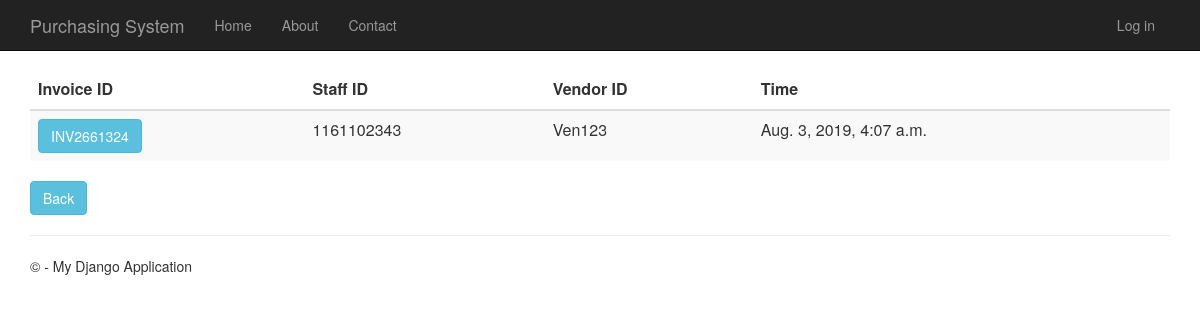
The page /invoicehistory on the database as committed earlier.
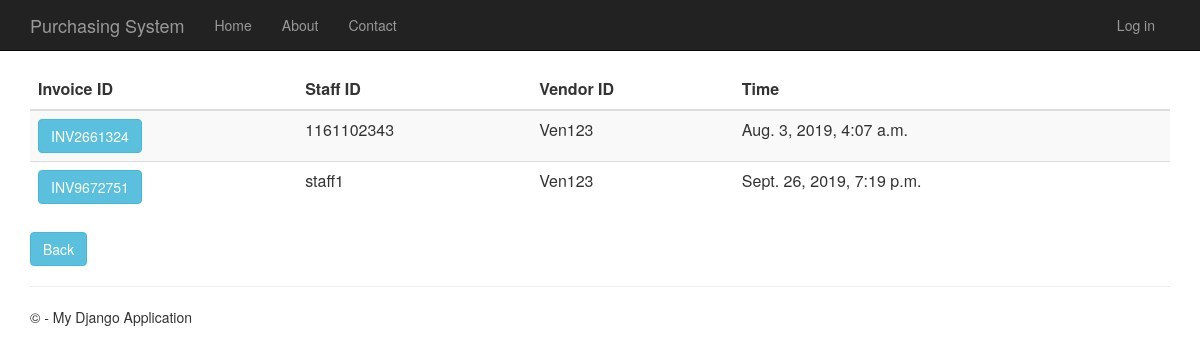
The same page on the database as committed later.
### Invoice/models.py (models this page shows)
class Invoice(models.Model):
    invoice_id = models.CharField(primary_key= True, max_length=10)
    time_created = models.DateTimeField()
    description = models.CharField(max_length=100)
    total_price = models.DecimalField(max_digits=10, decimal_places=2, default=Decimal('0.00'))
    invoice_status = models.CharField(max_length=20)
    purchase_order_id =models.OneToOneField(PurchaseOrder,on_delete = models.CASCADE)
    person_id = models.ForeignKey(Person,on_delete= models.CASCADE)
    vendor_id = models.ForeignKey(Vendor,on_delete = models.CASCADE)

### app/models.py (models this page shows, shortened)
class Person(models.Model):
    user_id = models.OneToOneField(User)
    person_id = models.CharField(primary_key=True, max_length=10)
    person_name = models.TextField()
    person_address = models.TextField()
    person_phone_number = models.TextField()
    person_role = models.TextField(default = 'MANAGER')

class Vendor(models.Model):
    vendor_id = models.CharField(primary_key=True, max_length=10)
    vendor_name = models.TextField()
    vendor_phone_number = models.TextField()
    vendor_address = models.TextField()
    vendor_email = models.TextField()
    def __str__(self):
        return str(self.vendor_id)

### Invoice/views.py (the view)
# urls.py: url(r'^invoicehistory', Invoice.views.invoicehistory, name="invoice_history"),
def invoicehistory(request):
    invoice = Invoice.objects.all()
    context = {
            'title':'Invoice History',
            'rows':invoice
        }
    return render(request,'Invoice/invoicehistory.html',context)

### Invoice/templates/Invoice/invoicehistory.html
﻿{% extends "app/layout.html" %}
{% block content %}
<div class="purcahseorderhistory margintop" action="menu" >
    <form action="invoicehistorydetails" method="GET">
        <table class="table table-striped margintop">
          <thead>
            <tr>
              <th scope="col">Invoice ID</th>
              <th scope="col">Staff ID</th>
              <th scope="col">Vendor ID</th>
              <th scope="col">Time</th>
            </tr>
          </thead>
          <tbody>
              {% for r in rows %}
            <tr>
                 <td><button type="submit" name="inv_id" value="{{r.invoice_id}}" class="btn btn-info" >{{r.invoice_id}}</button></td>
                 <td>{{r.person_id.person_id}}</td>
                 <td>{{r.vendor_id}}</td>
                 <td>{{r.time_created}}</td>
            </tr>
              {% endfor %}
          </tbody>
        </table>
        <div class="margintop">
            <a type="submit" class="btn btn-info" href="/menu">Back</a>
        </div>
    </form>
</div>
{% endblock %}

Rows that differ between the two databases and show on the page:
added Invoice: invoice_id "INV9672751", person_id.person_id "staff1", vendor_id "Ven123", time_created "Sept. 26, 2019, 7:19 p.m."
